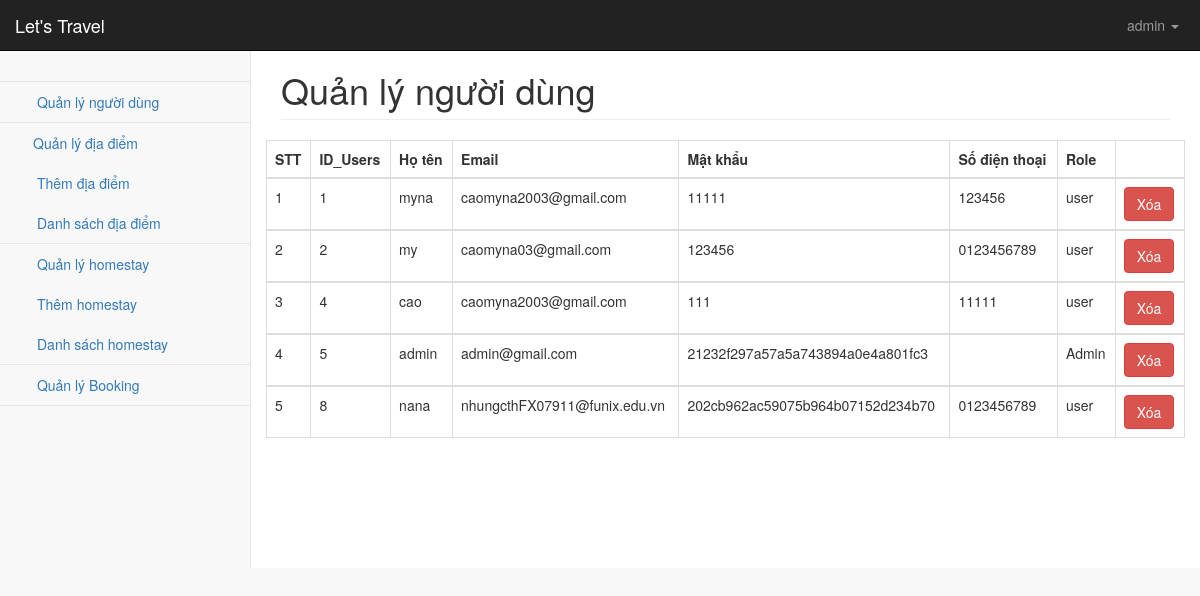
Screenshot of /admin/index.php?page=users.php (signed in) with the database file from the repository.
### tables this page shows
CREATE TABLE `users` (
  `id_users` int(11) NOT NULL,
  `fullname` varchar(50) NOT NULL,
  `password` varchar(50) NOT NULL,
  `email` varchar(100) DEFAULT NULL,
  `phone_number` varchar(20) DEFAULT NULL,
  `role` tinyint(1) DEFAULT 0
);

### model.php (called while the page is built, shortened)
<?php
    function connect_DB() {
        $dsn = 'mysql:host=localhost;dbname=homestay';
        $userAd = 'root';
        $passAd = '';
        try {
        $db = new PDO($dsn, $userAd, $passAd);
        }
        catch (PDOException $e) {
            $messageError = $e->getMessage();
            exit();
        }
        return $db;
    }
    function selectUser() {
        $db = connect_DB();
        $query = "SELECT * FROM users";
        $statement = $db->prepare($query);
        $statement->execute();
        $result = $statement->fetchAll();
        return $result;
    }
?>

### admin/modules/users.php (the view, shortened to what this page needs)
<?php
    include('../model.php');
?>
<div class="container-fluid">
    <div class="row">
        <div class="col-lg-12">
            <h1 class="page-header">Quản lý người dùng</h1>
        </div>
    </div>
    <div class="row">
        <table class="table table-bordered table-hover">
            <thead>
                <tr>
                    <th>STT</th>
                    <th>ID_Users</th>
                    <th>Họ tên</th>
                    <th>Email</th>
                    <th>Mật khẩu</th>
                    <th>Số điện thoại</th>
                    <th>Role</th>
                    <th></th>
                </tr>
            </thead>
            <tbody>
                <?php
                    $users = selectUser();
                    $index = 1;
                    foreach($users as $item) :
                ?>
                <tr>
                    <td><?php echo $index++; ?></td>
                    <td name="id_users"><?php echo $item['id_users']; ?></td>
                    <td><?php echo $item['fullname']; ?></td>
                    <td><?php echo $item['email']; ?></td>
                    <td><?php echo $item['password']; ?></td>
                    <td><?php echo $item['phone_number']; ?></td>
                    <td>
                        <?php
                            if ($item['role']==1) {
                                echo 'Admin';
                            }else{
                                echo 'user';
                            }
                        ?>
                    </td>
                    <td>
                        <a href="index.php?page=users.php&id_users=<?php echo $item['id_users']; ?>" onclick = "deleteUserByID($item['id_users'])" class="btn btn-danger">Xóa</a>
                    </td>
                </tr>
            </tbody>
            <?php endforeach;?>
        </table>
    </div>
</div>

### admin/css/startmin.css (style rules this page uses)
body { background-color: #f8f8f8; }

### rows the page displays
users: id_users "1", fullname "myna", email "caomyna2003@gmail.com", password "11111", phone_number "123456", role "user"
users: id_users "2", fullname "my", email "caomyna03@gmail.com", password "123456", phone_number "0123456789", role "user"
users: id_users "4", fullname "cao", email "caomyna2003@gmail.com", password "111", phone_number "11111", role "user"
users: id_users "5", fullname "admin", email "admin@gmail.com", password "21232f297a57a5a743894a0e4a801fc3", role "Admin"
users: id_users "8", fullname "nana", email "nhungcthFX07911@funix.edu.vn", password "202cb962ac59075b964b07152d234b70", phone_number "0123456789", role "user"

### other values shown
$_SESSION['fullname'] "admin"
